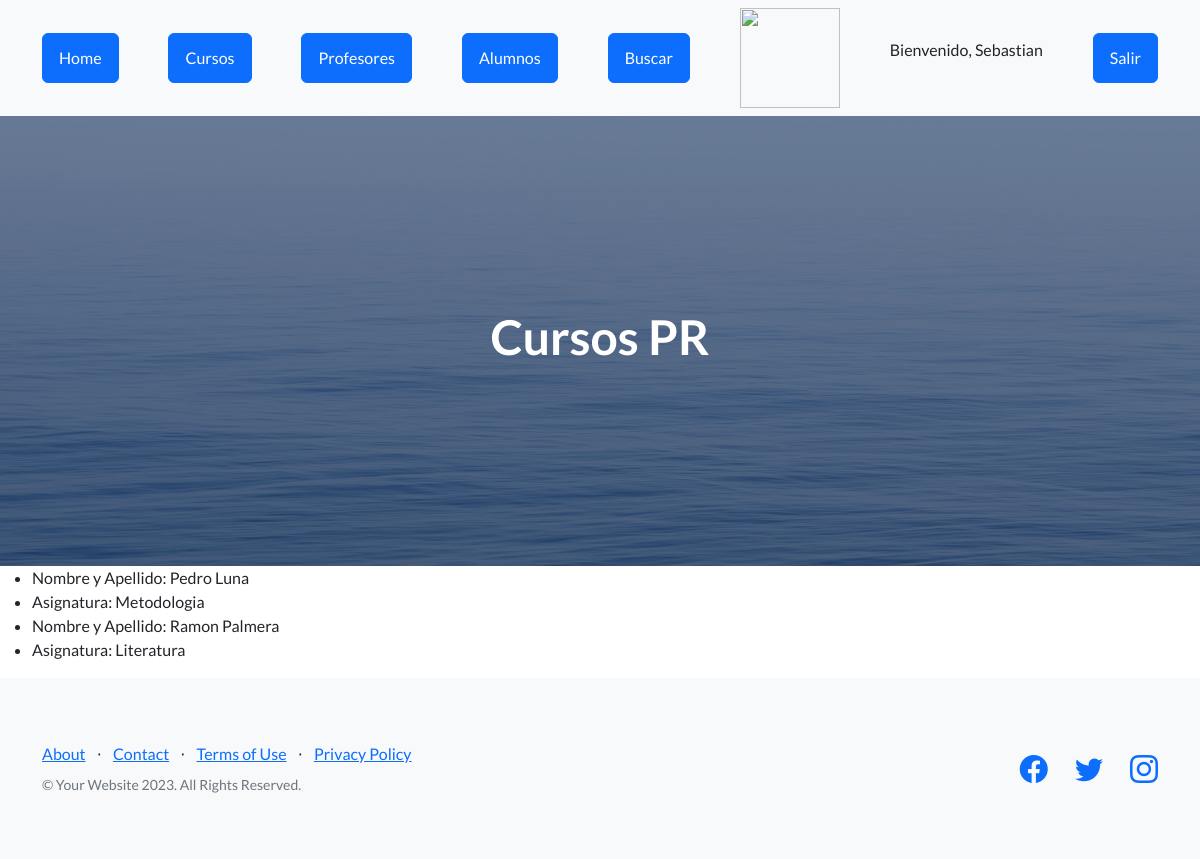
The app's page /App_tercera/buscar_alumno1 (signed in) with its own data.
### App_tercera/models.py (models this page shows, shortened)
class Alumno(models.Model):
    Nombre_y_Apellido = models.CharField(max_length=40)
    Asignatura= models.CharField(max_length=100)

### App_tercera/views.py (the view)
# urls.py: path("buscar_alumno1", views.buscar_alumno1, name="buscar_alumno1"),
def buscar_alumno1(request):
    nombre_alumno = request.GET.get("nombre_alumno", "")
    asignatura = request.GET.get("asignatura", "")
    alumnos = Alumno.objects.filter(Nombre_y_Apellido__icontains=nombre_alumno, Asignatura__icontains=asignatura)
    return render(request, "Resultado_de_la_busqueda_alumno.html", {"alumnos": alumnos})

### App_tercera/Template/Resultado_de_la_busqueda_alumno.html
{% extends "padre.html" %}
{% load static %}
{% block contenido %}
    {% if alumnos %}
        <ul>
        {% for alumno in alumnos %}
            <li>Nombre y Apellido: {{ alumno.Nombre_y_Apellido }}</li>
            <li>Asignatura: {{ alumno.Asignatura }}</li>
        {% endfor %}
        </ul>
    {% else %}
        <p>No se encontraron alumnos</p>
    {% endif %}
{% endblock %}

### App_tercera/Template/Padre.html (shortened to what this page needs)
<!DOCTYPE html>
<html lang="en">
    <head>
        {% load static %}
        <link href="https://cdn.jsdelivr.net/npm/bootstrap-icons@1.5.0/font/bootstrap-icons.css" rel="stylesheet" type="text/css" />
        <link href="{% static 'App_tercera/css/styles.css' %}" rel="stylesheet" />
    </head>
    <body>
        <nav class="navbar navbar-light bg-light static-top">
            <div class="container">
                <a class="btn btn-primary" href="{% url 'home' %}">Home</a>
                <a class="btn btn-primary" href="{% url 'cursos' %}">Cursos</a>
                <a class="btn btn-primary" href="{% url 'ver_profesores' %}">Profesores</a>
                <a class="btn btn-primary" href="{% url 'ver_alumnos' %}">Alumnos</a>
                <a class="btn btn-primary" href="{% url 'buscar curso' %}">Buscar </a>
                {% if  request.user.is_authenticated %}
                <img src="{{ url }}" alt="" width="100px" height="100px">
                <p>Bienvenido, {{user.username}}</p>
                <form action="{% url 'Logout' %}" method="post">
                    <button type="submit" class="btn btn-primary">Salir</button>
                </form>
                {% endif %}
            </div>
        </nav>
        <header class="masthead">
            <div class="container position-relative">
                <h1 class="text-center" style="color:white">Cursos PR</h1>
            </div>
        </header>
        {% block contenido %}
        {% endblock %}
        <footer class="footer bg-light">
            <div class="container">
                <div class="row">
                    <div class="col-lg-6 h-100 text-center text-lg-start my-auto">
                        <ul class="list-inline mb-2">
                            <li class="list-inline-item"><a href="#!">About</a></li>
                            <li class="list-inline-item">⋅</li>
                            <li class="list-inline-item"><a href="#!">Contact</a></li>
                            <li class="list-inline-item">⋅</li>
                            <li class="list-inline-item"><a href="#!">Terms of Use</a></li>
                            <li class="list-inline-item">⋅</li>
                            <li class="list-inline-item"><a href="#!">Privacy Policy</a></li>
                        </ul>
                        <p class="text-muted small mb-4 mb-lg-0">&copy; Your Website 2023. All Rights Reserved.</p>
                    </div>
                    <div class="col-lg-6 h-100 text-center text-lg-end my-auto">
                        <ul class="list-inline mb-0">
                            <li class="list-inline-item me-4">
                                <a href="#!"><i class="bi-facebook fs-3"></i></a>
                            </li>
                            <li class="list-inline-item me-4">
                                <a href="#!"><i class="bi-twitter fs-3"></i></a>
                            </li>
                            <li class="list-inline-item">
                                <a href="#!"><i class="bi-instagram fs-3"></i></a>
                            </li>
                        </ul>
                    </div>
                </div>
            </div>
        </footer>
    </body>
</html>

### records on screen
Alumno: Nombre_y_Apellido "Pedro Luna", Asignatura "Metodologia"
Alumno: Nombre_y_Apellido "Ramon Palmera", Asignatura "Literatura"

### other values on screen
{{ user.username }} "Sebastian"
